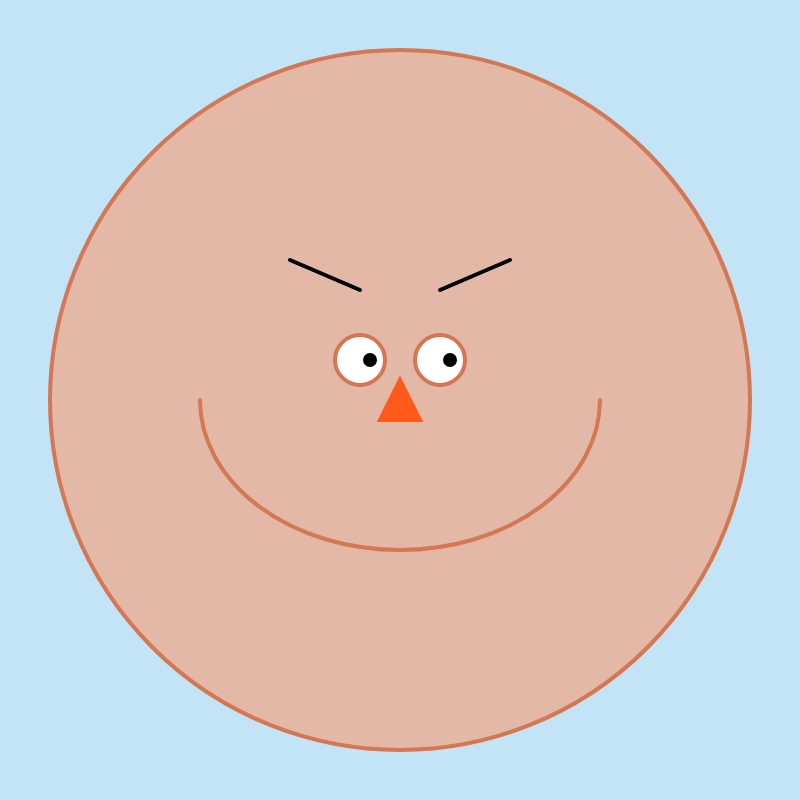
Frame 1 (no input)
Frame 60 (no input): identical to frame 1, image omitted
Frame 120 (the mouse pressed at the canvas centre since frame 60): identical to frame 1, image omitted

The p5.js sketch that drew this single still picture (run headless with seeded random() and noise() and a simulated clock; from frame 60 on, the mouse is pressed at the canvas centre):

// p5.js sketch
// ── sketch.js

let eyeOffset =40;
let deg_start=0;
let deg_end=180;

function setup() {
  createCanvas(800, 800);
 
}

function draw() {
  let centerX = width/2;
  let centerY = height/2;
  background(195, 228, 247);

  //head
  stroke(212,119,83);
  strokeWeight(4);
  fill(227, 184, 167);
  ellipse(centerX, centerY, 700, 700);


  //eyes
  fill(255);
  circle(centerX-eyeOffset, centerY-eyeOffset, 50);
  circle(centerX+eyeOffset, centerY-eyeOffset, 50);
  
  //pupils
  stroke(0);
  fill(0);
  circle(centerX-eyeOffset+10,centerY-eyeOffset, 10);
  circle(centerX+eyeOffset+10, centerY-eyeOffset, 10);

  //brows
  stroke(0);
  line(centerX-eyeOffset, centerY-eyeOffset-70, centerX-eyeOffset-70, centerY-eyeOffset-100);
  line(centerX+eyeOffset, centerY-eyeOffset-70, centerX+eyeOffset+70, centerY-eyeOffset-100);
  //nose
  fill(255,90,25);
  stroke(255,90,25);
  triangle(centerX, centerY-20, centerX-20, centerY+20, centerX+20, centerY+20);

  //mouth
  noFill();
  stroke(212,119,83);
  arc(centerX, centerY, 400, 300,radians(0), radians(180), OPEN);
}
